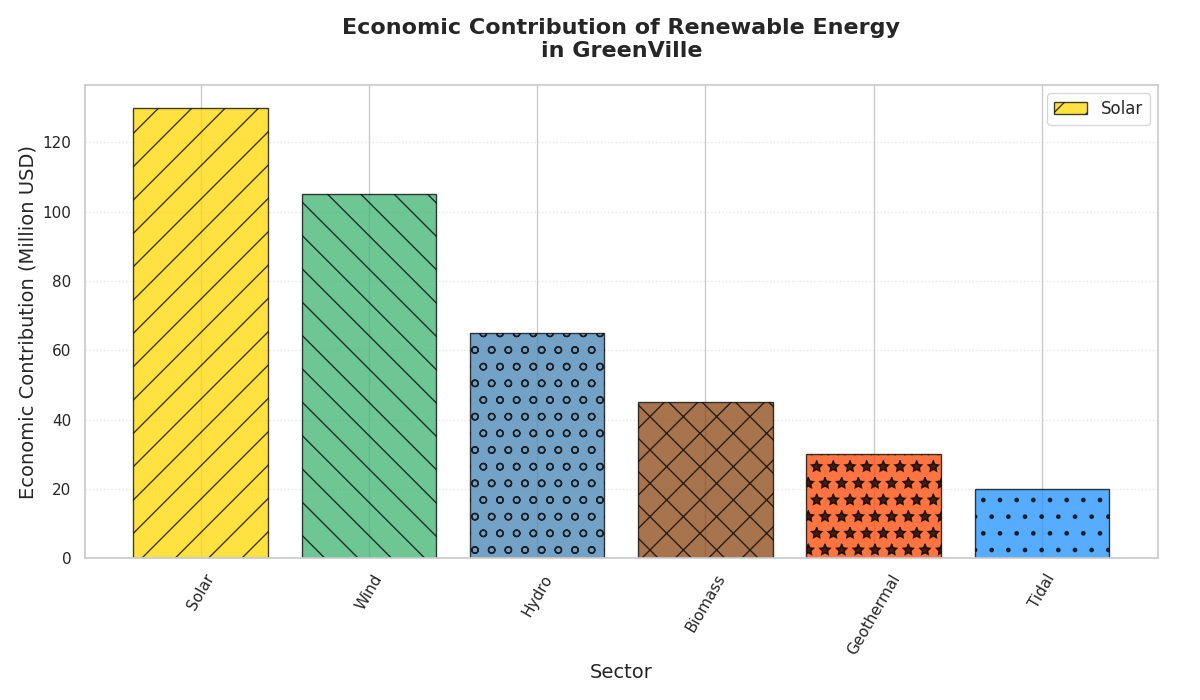

Recreate this plot in Python.
import matplotlib.pyplot as plt
import numpy as np

# Extended data for the analysis
categories = ['Solar', 'Wind', 'Hydro', 'Biomass', 'Geothermal', 'Tidal']
contributions = np.array([130, 105, 65, 45, 30, 20])  # Updated contributions including new categories
colors = ['#FFD700', '#3CB371', '#4682B4', '#8B4513', '#FF4500', '#1E90FF']
hatches = ['/', '\\', 'o', 'x', '*', '.']

fig, ax = plt.subplots(figsize=(12, 7))

ax.bar(categories, contributions, color=colors, edgecolor='black', hatch=hatches, alpha=0.75)

ax.set_title("Economic Contribution of Renewable Energy\nin GreenVille", fontsize=16, fontweight='bold', pad=20)
ax.set_xlabel("Sector", fontsize=14)
ax.set_ylabel("Economic Contribution (Million USD)", fontsize=14)

ax.legend(categories, loc='upper right', fontsize=12)

ax.grid(axis='y', linestyle=':', alpha=0.5)

plt.xticks(rotation=60)

plt.tight_layout(rect=[0, 0, 0.98, 1])

plt.show()
